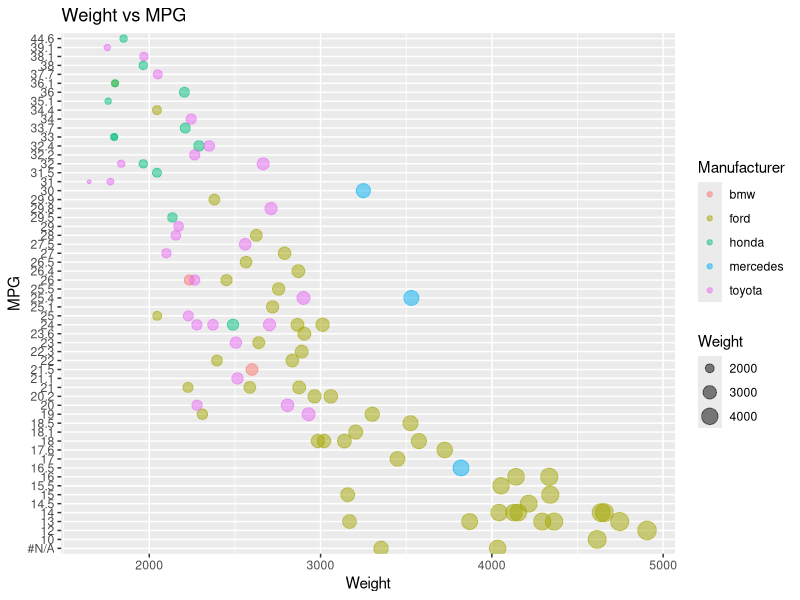

Generate this figure with R:
## ---- chunk 1
library(ggplot2)

cardata <- read.csv("cars-sample.csv")

plot <- ggplot(cardata, aes(x=Weight, y=MPG, size = Weight, color = Manufacturer)) + geom_point(alpha=0.5)
plot + labs(x = "Weight", y = "MPG", title = "Weight vs MPG")
